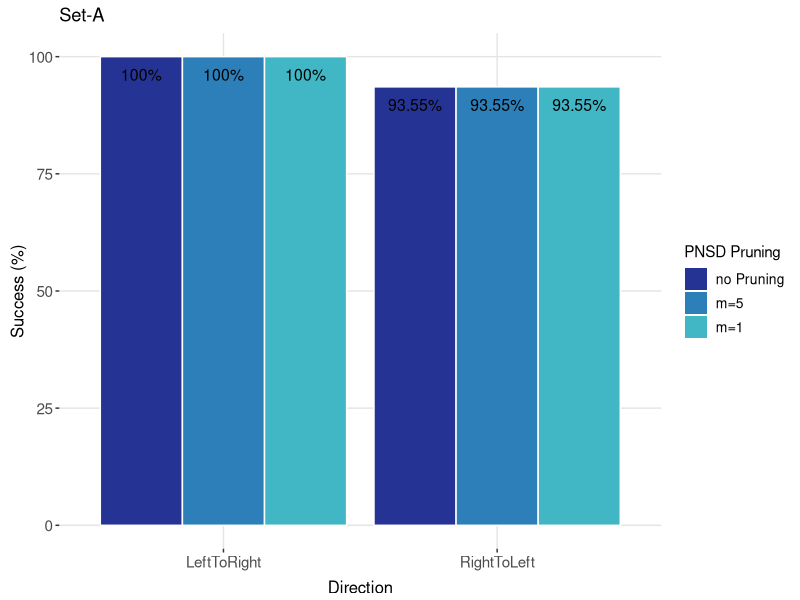
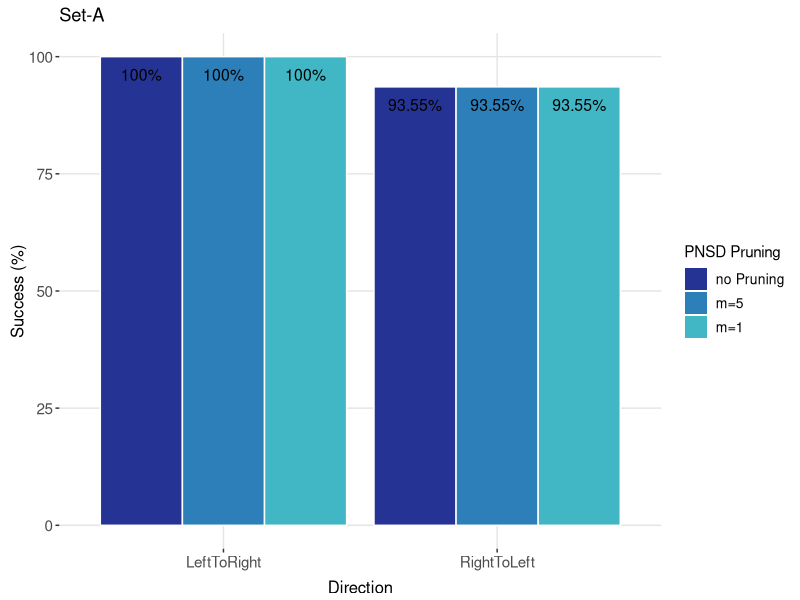

Recreate these plots in R, in order.
library(reshape)
library(ggplot2)
library(RColorBrewer)

dataTypes <- c("NorthSide","Rayleigh", "NorthSide0int", "NorthSide3int", "NorthSide1int", "SouthSideWindow","SouthSideAisle-1packet", "SouthSideWindow-1packet", "SouthSideAisle-8packet", "SouthSideWindow-8packet")
dataType <- dataTypes[10]

if (dataType == "SouthSideWindow-8packet") #dataTypes[10]
{
  plotName <- "bayesianV1vsMDSvsGreedy-SouthSideWindow-8packet"
  experimentSize <- 2000
  dataNames <- c("PNSD","MDS","Greedy Avg", "Greedy AvgCh11", "Greedy AvgCh18", "Greedy Avg26");
  results <- matrix(data = c(
    1373,1182,    # PNSD - Probabilistic Node Sequence Discovery
    0,575,    # MDS
    1109,883, # Greedy Avg
    446, 1647,    # Greedy AvgCh11    
    2, 0, #Greedy AvgCh18
    6,3         #Greedy AvgCh26
  ),
  ncol = 2, byrow = TRUE, 
  dimnames = list(dataNames,     # Rownames
                  c("LeftToRight", "RightToLeft"))                  # Colnames
  ) 
}


if (dataType == "SouthSideAisle-8packet") # dataTypes[9]
{
  plotName <- "bayesianV1vsMDSvsGreedy-SouthSideAisle-8packet"
  experimentSize <- 2000
  dataNames <- c("PNSD","MDS","Greedy Avg", "Greedy AvgCh11", "Greedy AvgCh18", "Greedy Avg26");
  results <- matrix(data = c(
    2000,1903,    # PNSD - Probabilistic Node Sequence Discovery
    395,2,    # MDS
    1994,213, # Greedy Avg
    54, 0,    # Greedy AvgCh11    
    1841, 1998, #Greedy AvgCh18
    0,0         #Greedy AvgCh26
  ),
  ncol = 2, byrow = TRUE, 
  dimnames = list(dataNames,     # Rownames
                  c("LeftToRight", "RightToLeft"))                  # Colnames
  ) 
}

if (dataType == "SouthSideWindow-1packet") #dataTypes[8]
{
  plotName <- "bayesianV1vsMDSvsGreedy-SouthSideWindow-1packet"
  experimentSize <- 2000
  dataNames <- c("PNSD","MDS","Greedy Avg", "Greedy AvgCh11", "Greedy AvgCh18", "Greedy Avg26");
  results <- matrix(data = c(
    1464,1054,    # PNSD - Probabilistic Node Sequence Discovery
    0,257,    # MDS
    1105,854, # Greedy Avg
    598, 1673,    # Greedy AvgCh11    
    3, 0, #Greedy AvgCh18
    7,1         #Greedy AvgCh26
  ),
  ncol = 2, byrow = TRUE, 
  dimnames = list(dataNames,     # Rownames
                  c("LeftToRight", "RightToLeft"))                  # Colnames
  ) 
}

if (dataType == "SouthSideAisle-1packet")
{
  plotName <- "bayesianV1vsMDSvsGreedy-SouthSideAisle-1packet"
  experimentSize <- 2000
  dataNames <- c("PNSD","MDS","Greedy Avg", "Greedy AvgCh11", "Greedy AvgCh18", "Greedy Avg26");
  results <- matrix(data = c(
    2000,1860,    # PNSD - Probabilistic Node Sequence Discovery
    1062,1,    # MDS
    1996,259, # Greedy Avg
    42, 0,    # Greedy AvgCh11    
    1848, 1997, #Greedy AvgCh18
    0,0         #Greedy AvgCh26
  ),
  ncol = 2, byrow = TRUE, 
  dimnames = list(dataNames,     # Rownames
                  c("LeftToRight", "RightToLeft"))                  # Colnames
  ) 
}

if (dataType == "SouthSideWindow")
{
  plotName <- "bayesianV1vsMDSvsGreedy-SouthWindow"
  experimentSize <- 2000
  dataNames <- c("PNSD","MDS","Greedy Avg", "Greedy AvgCh11", "Greedy AvgCh18", "Greedy Avg26");
  results <- matrix(data = c(
    1201,1348,    # PNSD - Probabilistic Node Sequence Discovery
    0,871,    # MDS
    1124,883, # Greedy Avg
    402, 1642,    # Greedy AvgCh11    
    2, 1, #Greedy AvgCh18
    6,14       #Greedy AvgCh26
  ),
  ncol = 2, byrow = TRUE, 
  dimnames = list(dataNames,     # Rownames
                  c("LeftToRight", "RightToLeft"))                  # Colnames
  ) 
}

if (dataType == "NorthSide")
{  
  ###################################
  #North Side
  plotName <- "bayesianV1vsMDSvsGreedy-North"
  experimentSize <- 692
  dataNames <- c("PNSD","MDS","Greedy Avg", "Greedy AvgCh11", "Greedy AvgCh18", "Greedy Avg26");
  results <- matrix(data = c(
                      692,692,    # PNSD - Probabilistic Node Sequence Discovery
                      692,692,    # MDS
                      601,692, # Greedy Avg
                      65, 131,    # Greedy AvgCh11    
                      690, 573, #Greedy AvgCh18
                      25,25       #Greedy AvgCh26
                      ),
              ncol = 2, byrow = TRUE, 
              dimnames = list(dataNames,     # Rownames
                              c("LeftToRight", "RightToLeft"))                  # Colnames
            ) 
  #################################
}

# Cluster  vs no cluster
plotName <- "Set-A"
experimentSize <- 2000
dataNames <- c("no Pruning","m=5", "m=1");
results <- matrix(data = c(
  2000,1871,    # PNSD - Probabilistic Node Sequence Discovery without Clustering
  2000,1871,    # PNSD - Probabilistic Node Sequence Discovery with Pruning m=1
  2000,1871    # PNSD - Probabilistic Node Sequence Discovery with Pruning m=1
),
ncol = 2, byrow = TRUE, 
dimnames = list(dataNames,     # Rownames
                c("LeftToRight", "RightToLeft"))                  # Colnames
) 

if (dataType == "Rayleigh")
{
  # RAyleigh Simulation
  plotName <- "bayesianV1vsMDSvsGreedy-RayleighSim"
  experimentSize <- 2000
  dataNames <- c("PNSD","MDS","Greedy Avg", "Greedy AvgCh11", "Greedy AvgCh18", "Greedy Avg26");
  results <- matrix(data = c(
                            2000,2000,    # PNSD - Probabilistic Node Sequence Discovery
                            1737, 1702,    # MDS
                            2000,2000, # Greedy Avg
                            775, 637,    # Greedy AvgCh11    
                            750, 673, #Greedy AvgCh18
                            758, 639       #Greedy AvgCh26
                          ),
                      ncol = 2, byrow = TRUE, 
                      dimnames = list(dataNames,     # Rownames
                                      c("LeftToRight", "RightToLeft"))                  # Colnames
                    ) 

}

if (dataType == "NorthSide0int") {
  # RAyleigh Simulation
  plotName <- "NoInterference"
  experimentSize <- 300
  dataNames <- c("PNSD","MDS","Greedy Avg", "Greedy AvgCh11", "Greedy AvgCh18", "Greedy Avg26");
  results <- matrix(data = c(
                            300, 300,    # PNSD - Probabilistic Node Sequence Discovery
                            300, 300,    # MDS
                            300, 300, # Greedy Avg
                            300, 118,    # Greedy AvgCh11    
                            300, 289, #Greedy AvgCh18
                            300, 0       #Greedy AvgCh26
                          ),  
                    ncol = 2, byrow = TRUE, 
                    dimnames = list(dataNames,     # Rownames
                                    c("LeftToRight", "RightToLeft"))                  # Colnames
  ) 
}

if (dataType == "NorthSide3int") {
  # RAyleigh Simulation
  plotName <- "3 Interferers"
  experimentSize <- 300
  dataNames <- c("PNSD","MDS","Greedy Avg", "Greedy AvgCh11", "Greedy AvgCh18", "Greedy Avg26");
  results <- matrix(data = c(
    299, 299,    # PNSD - Probabilistic Node Sequence Discovery
    299, 298,    # MDS
    299, 299, # Greedy Avg
    53, 40,    # Greedy AvgCh11    
    293, 299, #Greedy AvgCh18
    0, 0       #Greedy AvgCh26
  ),  
  ncol = 2, byrow = TRUE, 
  dimnames = list(dataNames,     # Rownames
                  c("LeftToRight", "RightToLeft"))                  # Colnames
  ) 
}

if (dataType == "NorthSide1int") {
  # RAyleigh Simulation
  plotName <- "1 Interferer"
  experimentSize <- 300
  dataNames <- c("PNSD","MDS","Greedy Avg", "Greedy AvgCh11", "Greedy AvgCh18", "Greedy Avg26");
  results <- matrix(data = c(
    300, 300,    # PNSD - Probabilistic Node Sequence Discovery
    300, 300,    # MDS
    300, 300, # Greedy Avg
    7, 97,    # Greedy AvgCh11    
    249, 300, #Greedy AvgCh18
    0, 0       #Greedy AvgCh26
  ),  
  ncol = 2, byrow = TRUE, 
  dimnames = list(dataNames,     # Rownames
                  c("LeftToRight", "RightToLeft"))                  # Colnames
  ) 
}

# Convert to percents:
results <- round((results/experimentSize) * 100,2)

results <- melt(results)

colnames(results)=c("algorithm","direction", "success")

#reorder bars
results <- within(results, algorithm <- factor(algorithm, levels = dataNames))

theme_update(axis.title.x = element_text(size = 12, vjust = -0.25),
             axis.title.y = element_text(size = 12, angle = 90, vjust = 0.25),
             axis.text.x = element_text(size = 11),
             axis.text.y = element_text(size = 11),
             panel.background = element_blank(),
             panel.grid.major = element_line(colour = "grey90"),
             legend.position = "right",
             legend.box = "horizontal",
             legend.key = element_blank(), 
             legend.background = element_rect(fill="white", size=0.25),
              legend.text = element_text(size=10))

p <- ggplot (results, aes(x=direction, y=success, fill=algorithm)) + geom_bar(stat="identity", position="dodge")
p<- p + geom_bar(stat="identity", position="dodge", colour="white", show_guide=FALSE) # to hide legend slashes
p <- p + labs(x="Direction", y="Success (%)")
p <- p + scale_fill_manual(name="PNSD Pruning", values = rev(brewer.pal(6,"YlGnBu")))#, guide=guide_legend(nrow=2,))
p <- p + geom_text(data=results, aes(y=(success),label=paste(success,"%",sep="")),position=position_dodge(width=0.9), size=4, vjust=2)
#p <- p + geom_text(data=results, aes(y=(50), label=algorithm),position=position_dodge(width=0.9), size=3.5, vjust=0, angle=90)
p <- p + ggtitle(plotName)
                           
print(p)
print(plotName)
ggsave(filename=paste("./plots/",plotName,"-pruning.pdf",sep=""), plot=p, width=6.86, height=5)
